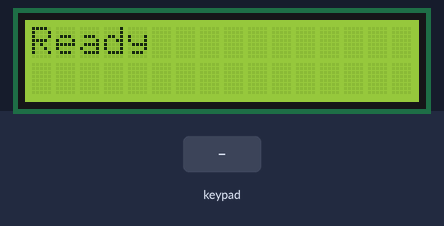
This sketch was run on a simulated Arduino Uno, built with avr-gcc and run on an emulated ATmega328P. On the bench: 16×2 character LCD. Inputs (shaded band) come from the test bench.

Above: at 3.4 s.
3.5 s: keypad keys 7 + 5 = pressed 0.4 s apart
At 5.6 s:
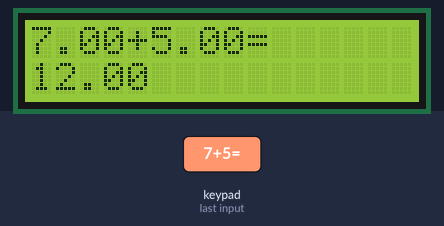
6.6 s: key '/' pressed
At 7.8 s:
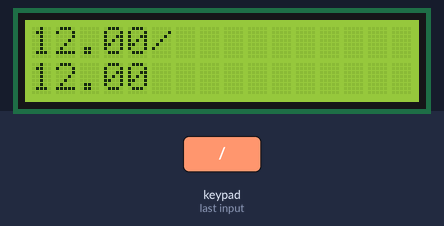
8.1 s: keypad keys 9 8 7 6 = pressed 0.4 s apart
At 10.7 s:
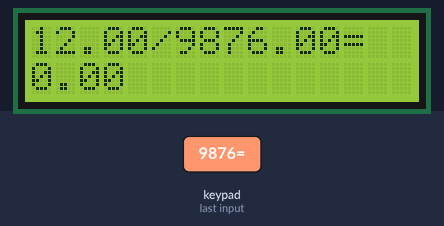
11.6 s: key '*' pressed
At 12.8 s:
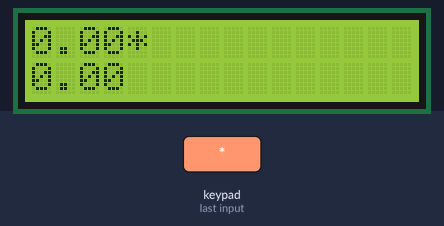
13.1 s: keypad keys 5 4 3 2 = pressed 0.4 s apart
At 15.8 s:
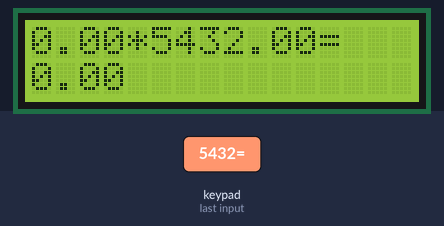
16.6 s: key '-' pressed
At 18.0 s:
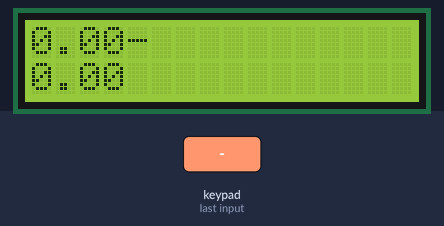
Timing chart, 0 to 19.1 s (numbered marks = the images above; inputs shaded):
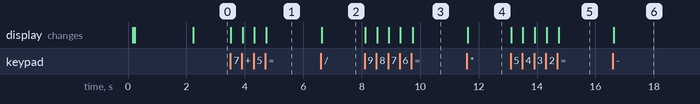

The sketch:

CalculatorInterface.ino
```cpp
#include<Keypad.h>
// #include<LiquidCrystal_I2C.h>
#include<DFRobot_RGBLCD1602.h>
#include<Wire.h>

DFRobot_RGBLCD1602 lcd(0x27);

const byte ROWS = 4;
const byte COLS = 4;

char keys[ROWS][COLS]={
  {'7','8','9','/'},
  {'4','5','6','*'},
  {'1','2','3','-'},
  {'O','0','=','+'},
};

byte rowPins[ROWS]={9,8,7,6};
byte colPins[COLS]={5,4,3,2};

Keypad customKeypad=Keypad(makeKeymap(keys),rowPins,colPins,ROWS,COLS);

float operand1=0;
float operand2=0;
char operatorChar=' ';
String currentInput="";
bool calculated=false;

void resetCalculator(){
  operand1=0;
  operand2=0;
  operatorChar=' ';
  currentInput="";
  calculated=false;
  lcd.clear();
  lcd.print("Ready");
}

float performCalculation(float a, float b, char op) {
  switch (op) {
    case '+': return a + b;
    case '-': return a - b;
    case '*': return a * b;
    case '/':
      if(b==0){
        lcd.clear();
        lcd.print("Error: Div/0");
        delay(2000);
        return 0;
      }
      return a / b;
    default: return a;
  }
}

void setup() {
  delay(100);
  lcd.init();
  delay(50);
  lcd.setBacklight(true);
  lcd.setCursor(0, 0);
  lcd.print("Arduino Calculator");
  delay(2000);
  resetCalculator();
}

void loop() {
  char key=customKeypad.getKey();
  if(key){
    if(key=='O'){
      resetCalculator();
      return;
    }
    if(isdigit(key)){
      if(calculated){
        currentInput="";
        calculated=false;
      }
      currentInput+=key;
      lcd.setCursor(0,1);
      lcd.print("                ");
      lcd.setCursor(0,1);
      lcd.print(currentInput);
    }
    else if(key=='+' || key=='-' || key=='*' || key=='/'){
      if(currentInput.length()>0 && operatorChar==' '){
        operand1=currentInput.toFloat();
        operatorChar=key;
        currentInput="";
        calculated=false;

        lcd.setCursor(0,0);
        lcd.print("                ");
        lcd.setCursor(0,0);
        lcd.print(operand1,2);
        lcd.print(operatorChar);
      }
    }
    else if(key=='='){
      if(currentInput.length()>0 && operatorChar!=' '){
        operand2=currentInput.toFloat();
        float result=performCalculation(operand1,operand2,operatorChar);

        lcd.setCursor(0,0);
        lcd.print(operand1,2);
        lcd.print(operatorChar);
        lcd.print(operand2,2);
        lcd.print('=');

        lcd.setCursor(0,1);
        lcd.print("                ");
        lcd.setCursor(0,1);
        lcd.print(result,2);

        operand1=result;
        currentInput=String(result);
        operatorChar=' ';
        calculated=true;
      }
    }
  }
}
```

Measured:
- after the input at 3.5 s, the display: first changes at once (image 1 shows a later state)
- after the input at 6.6 s, the display: changes at once (image 2)
- after the input at 8.1 s, the display: first changes at once (image 3 shows a later state)
- after the input at 11.6 s, the display: changes at once (image 4)
- after the input at 13.1 s, the display: first changes at once (image 5 shows a later state)
- after the input at 16.6 s, the display: changes at once (image 6)
